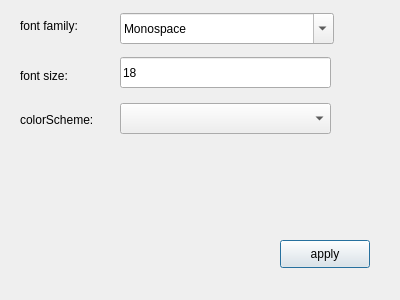
<?xml version="1.0" encoding="UTF-8"?>
<ui version="4.0">
 <class>Settings</class>
 <widget class="QDialog" name="Settings">
  <property name="geometry">
   <rect>
    <x>0</x>
    <y>0</y>
    <width>400</width>
    <height>300</height>
   </rect>
  </property>
  <property name="windowTitle">
   <string>settings</string>
  </property>
  <widget class="QLabel" name="label">
   <property name="geometry">
    <rect>
     <x>20</x>
     <y>10</y>
     <width>121</width>
     <height>31</height>
    </rect>
   </property>
   <property name="text">
    <string>font family:</string>
   </property>
  </widget>
  <widget class="QLabel" name="label_2">
   <property name="geometry">
    <rect>
     <x>20</x>
     <y>60</y>
     <width>121</width>
     <height>31</height>
    </rect>
   </property>
   <property name="text">
    <string>font size:</string>
   </property>
  </widget>
  <widget class="QFontComboBox" name="fontComboBox">
   <property name="geometry">
    <rect>
     <x>120</x>
     <y>13</y>
     <width>214</width>
     <height>31</height>
    </rect>
   </property>
   <property name="currentText">
    <string>Monospace</string>
   </property>
  </widget>
  <widget class="QLineEdit" name="fontSizeEdit">
   <property name="geometry">
    <rect>
     <x>120</x>
     <y>57</y>
     <width>211</width>
     <height>31</height>
    </rect>
   </property>
   <property name="text">
    <string>18</string>
   </property>
  </widget>
  <widget class="QLabel" name="label_3">
   <property name="geometry">
    <rect>
     <x>20</x>
     <y>110</y>
     <width>91</width>
     <height>20</height>
    </rect>
   </property>
   <property name="text">
    <string>colorScheme:</string>
   </property>
  </widget>
  <widget class="QComboBox" name="colorSchemeComboBox">
   <property name="geometry">
    <rect>
     <x>120</x>
     <y>103</y>
     <width>211</width>
     <height>31</height>
    </rect>
   </property>
  </widget>
  <widget class="QPushButton" name="applyButton">
   <property name="geometry">
    <rect>
     <x>280</x>
     <y>240</y>
     <width>90</width>
     <height>28</height>
    </rect>
   </property>
   <property name="text">
    <string>apply</string>
   </property>
  </widget>
 </widget>
 <resources/>
 <connections/>
</ui>
